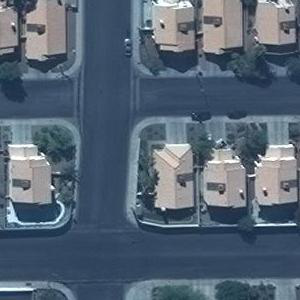
#> input picture final implementation/5_ImageSegmentation/InputDir/img3.png, 300 x 300 px
$ python 5.2_BinaryImageConv.py
#> lines starting #> are read from the running program, lines starting #| are printed output that depends on the picture; after the words box and inside, x2 and y2 are one past the last pixel; in counts of white or black regions, pixels touching at a corner belong together
import os

import cv2
import matplotlib.pyplot as plt

def convert_to_binary(image_path, output_path):
    # Read the image
#> called with image_path = 'InputDir/img3.png', output_path = 'OutputDir/binary_img3.png'
    image = cv2.imread(image_path, cv2.IMREAD_GRAYSCALE)
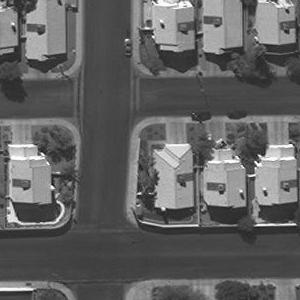
#> image: shape (300, 300); min 10, max 255, mean 97.8

    # Use Otsu's thresholding to automatically determine the threshold
    _, binary_image = cv2.threshold(image, 0, 255, cv2.THRESH_BINARY + cv2.THRESH_OTSU)
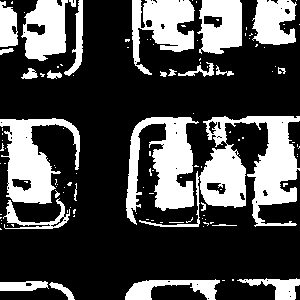
#> binary_image: shape (300, 300); 29.3% white; 123 white regions (96 under 20 px), largest, box (x1, y1, x2, y2) and area: (139, 116, 300, 227) 6080, (126, 117, 199, 225) 3930, (0, 118, 80, 204) 3334


    # Save the binary image
    cv2.imwrite(output_path, binary_image)

    # Display the original and binary images
    plt.subplot(121), plt.imshow(image, cmap='gray')
    plt.title('Original Image'), plt.xticks([]), plt.yticks([])
    plt.subplot(122), plt.imshow(binary_image, cmap='gray')
    plt.title('Binary Image (Otsu)'), plt.xticks([]), plt.yticks([])
    plt.show()
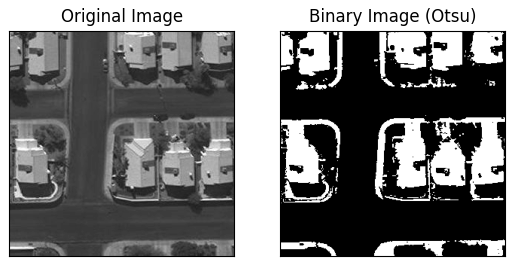
#> figure drawn by matplotlib, 2 panels

# Example usage
image_path = 'InputDir/img3.png'
output_path = f"OutputDir/binary_{os.path.basename(image_path)}"
convert_to_binary(image_path, output_path=output_path)

$ run again, with final implementation/5_ImageSegmentation/InputDir/img1.png copied over final implementation/5_ImageSegmentation/InputDir/img3.png
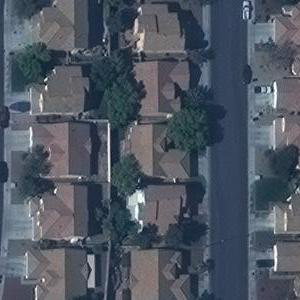
#> input picture final implementation/5_ImageSegmentation/InputDir/img1.png, 300 x 300 px
#> in convert_to_binary, `_, binary_image = cv2.threshold(image, 0, 255, cv2.THRESH_BINARY + cv2..`:
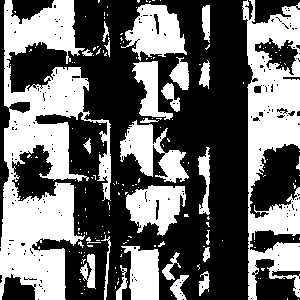
#> binary_image: shape (300, 300); 41.7% white; 189 white regions (161 under 20 px), largest, box (x1, y1, x2, y2) and area: (0, 0, 111, 300) 15855, (242, 0, 300, 300) 9446, (121, 4, 187, 61) 2171
#> in convert_to_binary, `plt.show()`:
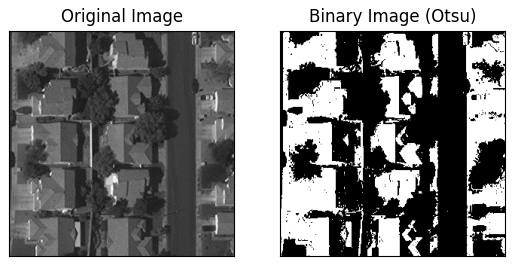
#> figure drawn by matplotlib, 2 panels

$ run again, with final implementation/5_ImageSegmentation/InputDir/img4.png copied over final implementation/5_ImageSegmentation/InputDir/img3.png
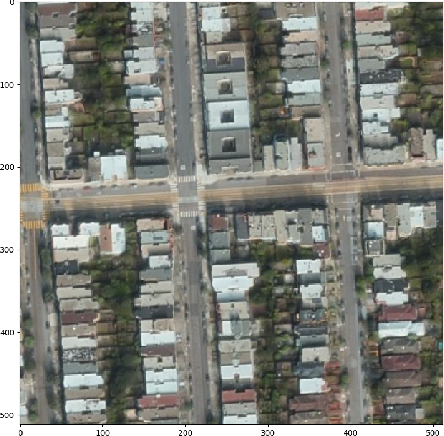
#> input picture final implementation/5_ImageSegmentation/InputDir/img4.png, 444 x 436 px
#> in convert_to_binary, `_, binary_image = cv2.threshold(image, 0, 255, cv2.THRESH_BINARY + cv2..`:
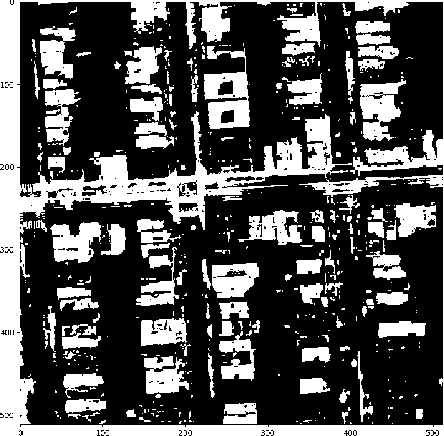
#> binary_image: shape (436, 444); 32.2% white; 520 white regions (400 under 20 px), largest, box (x1, y1, x2, y2) and area: (0, 0, 444, 436) 29474, (204, 46, 250, 129) 2091, (360, 79, 406, 141) 1639
#> in convert_to_binary, `plt.show()`:
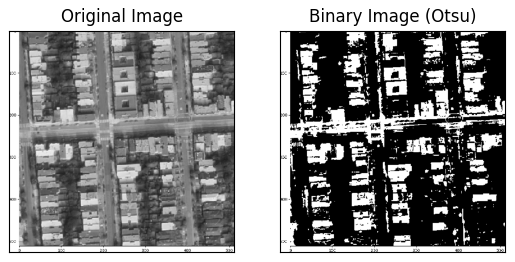
#> figure drawn by matplotlib, 2 panels
